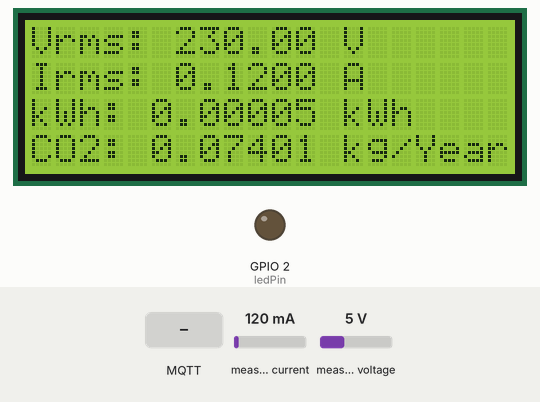
Simulated run of this sketch. Board: ESP32. Shown: 20×4 character LCD, output pins drawn as LEDs (lit = HIGH). Inputs (shaded band) come from the test bench; at power-on: measured current 120 mA, measured voltage 5 V. WiFi joins after 1.5 s; servers stay silent unless stated; the local clock reads 2024-03-15 10:24:30 at power-on unless the sketch sets it; EEPROM starts erased; no MQTT or app messages arrive unless stated; what the sketch prints to the serial monitor is not drawn.

Above: at 7.7 s.
7.8 s: MQTT message "1" arrives on the first subscribed topic
At 12.6 s:
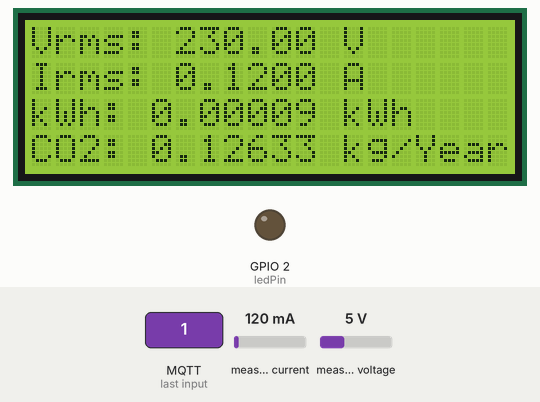
18.6 s: measured current set to 40 mA
At 22.7 s:
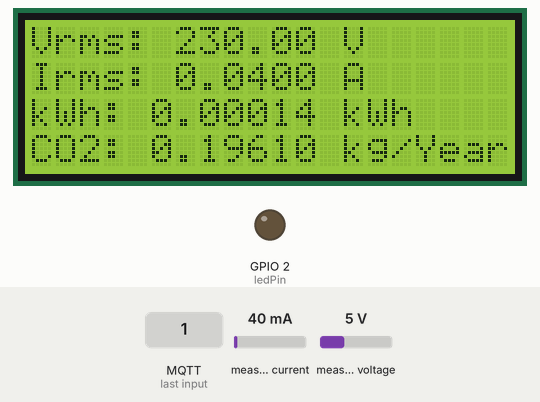
28.6 s: measured voltage set to 0.3 V
At 32.7 s:
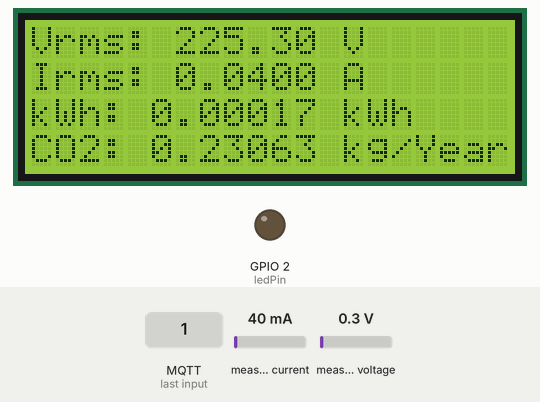
38.6 s: MQTT message "on" arrives on the first subscribed topic
At 47.6 s:
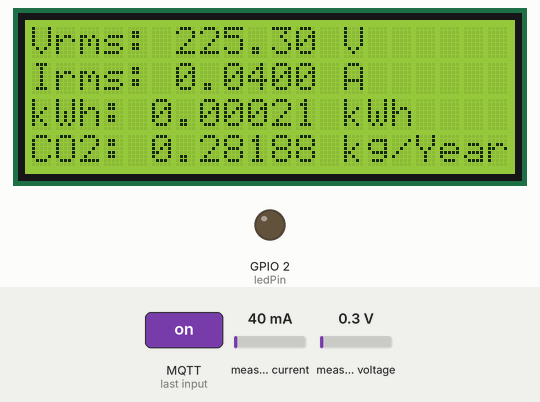
48.6 s: measured current set to 500 mA
At 52.7 s:
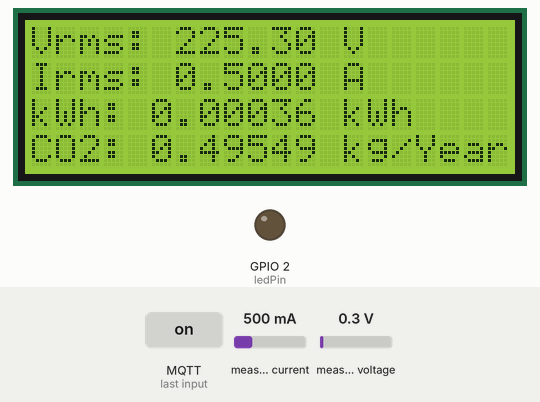
58.6 s: MQTT message "off" arrives on the first subscribed topic
At 62.7 s:
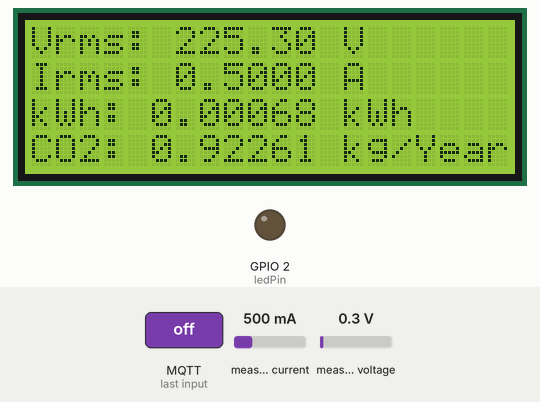
Timing chart, 0 to 64.2 s (numbered marks = the images above; inputs shaded):
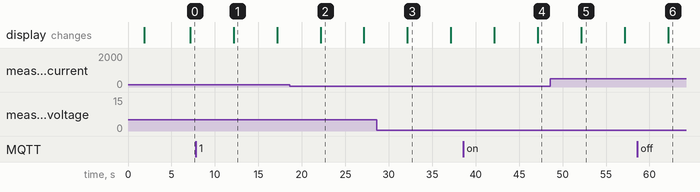

Measured:
- what the display in image 1 shows lasts 5.0 s, from 12.1 s to 17.1 s

The sketch:

kode_esp.ino
```cpp
// Define Blynk template ID, name, and auth token
#define BLYNK_TEMPLATE_ID "TMPL6cfzxkgHU"
#define BLYNK_TEMPLATE_NAME "Proyek Akhir"
#define BLYNK_AUTH_TOKEN "8M-vmzjXZwOeFVfgWry9Uf1BApmrdwTM"
#define BLYNK_PRINT Serial

// MQTT configuration
#define mqtt_server "broker.hivemq.com"
#define mqtt_port 8884
#define mqtt_topic "smart-meter/output"

// Include necessary libraries
#include "EmonLib.h"
#include <EEPROM.h>
#include <WiFi.h>
#include <WiFiClient.h>
#include <BlynkSimpleEsp32.h>
#include <Wire.h>
#include <LiquidCrystal_I2C.h>
#include <PubSubClient.h>
#include "freertos/semphr.h"
#include "time.h"

// Initialize LCD and mutex
LiquidCrystal_I2C lcd(0x27, 20, 4);
SemaphoreHandle_t xMutex;

// Calibration values
const float vCalibration = 51.0;
const float currCalibration = 0.07;

// WiFi credentials
char ssid[] = "JKTMATH-2.4G";
char pass[] = "bintang123";
uint32_t lastPublish = 0;

// NTP server configuration
const long  gmtOffset_sec = 25200;
const int   daylightOffset_sec = 0;
const char* ntpServer = "asia.pool.ntp.org";

// Energy monitoring
EnergyMonitor emon;

// Blynk timer
BlynkTimer timer;

// Energy variables
float kWh = 0.0;
unsigned long lastMillis = millis();

// EEPROM addresses
const int addrVrms = 0;
const int addrIrms = 4;
const int addrPower = 8;
const int addrKWh = 12;

void sendEnergyDataToBlynk();
void readEnergyDataFromEEPROM();
void saveEnergyDataToEEPROM();

// LED Pin
const int ledPin = LED_BUILTIN;

// WiFi and MQTT clients
WiFiClient wifiClient;
PubSubClient mqttClient(wifiClient);
bool isReconnecting = false;

void setup()
{
  // Start serial communication
  Serial.begin(115200);

  // Initialize Blynk
  Blynk.begin(BLYNK_AUTH_TOKEN, ssid, pass);

  // Set up MQTT server and callback
  mqttClient.setServer(mqtt_server, mqtt_port);
  mqttClient.setCallback(callback);

  // Initialize time synchronization
  configTime(gmtOffset_sec, daylightOffset_sec, ntpServer);

  // Create mutex
  xMutex = xSemaphoreCreateMutex();

  // Initialize LCD
  lcd.init();
  lcd.backlight();

  // Initialize EEPROM
  EEPROM.begin(32);

  // Read energy data from EEPROM
  readEnergyDataFromEEPROM();

  // Initialize energy monitor
  emon.voltage(35, vCalibration, 1.7);
  emon.current(34, currCalibration);

  // Set up Blynk timer interval
  timer.setInterval(5000L, sendEnergyDataToBlynk);

  // Delay for stability
  delay(1000);

  // Set up LED pin
  pinMode(ledPin, OUTPUT);
}

void loop()
{
  // Run Blynk and timer
  Blynk.run();
  timer.run();

  // Create and run MQTT task on a separate core
  xTaskCreatePinnedToCore(
    mqttTask,           // Function to execute
    "MQTT_Task",        // Task name
    8192,               // Stack size
    NULL,               // Parameters to pass to the function
    1,                  // Priority (1 is lower than loop())
    NULL,               // Task handle
    1             // Run on the second core
  );

  // Reconnect to MQTT if necessary
  if (!mqttClient.connected() && !isReconnecting) {
    isReconnecting = true;
    reconnect();
  }

  mqttClient.loop();

  // Publish message to MQTT Topic every 50 seconds
  if (millis() - lastPublish >= 50000 && mqttClient.connected()) {
    lastPublish = millis();
    mqttClient.publish(mqtt_topic, "Using electricity from lamp.");
    printLocalTime();
    Serial.println("\tPublished message to MQTT Topic");
  }
}

// Print local time
void printLocalTime()
{
  struct tm timeinfo;
  if(!getLocalTime(&timeinfo)){
    Serial.println("Failed to obtain time");
    return;
  }
  Serial.print(&timeinfo, "%H:%M:%S");
}

// MQTT task
void mqttTask(void *pvParameters) {
  (void)pvParameters;

  while (true) {
    // Handle MQTT events
    if (!mqttClient.connected() && !isReconnecting) {
      isReconnecting = true;
      reconnect();
    }
    mqttClient.loop();

    // Sleep for a short duration to allow other tasks to run
    vTaskDelay(100 / portTICK_PERIOD_MS);
  }
}

// Send energy data to Blynk
void sendEnergyDataToBlynk()
{
  if(xSemaphoreTake(xMutex, portMAX_DELAY)) {
    printLocalTime();
    Serial.println("\tMutex taken");
    emon.calcVI(20, 2000);

    // Calculation for kWh
    unsigned long currentMillis = millis();
    kWh += emon.apparentPower * (currentMillis - lastMillis) / 3600000000.0;
    lastMillis = currentMillis;

    printLocalTime();
    Serial.printf("\tVrms: %.2fV\tIrms: %.4fA\tPower: %.4fW\tkWh: %.5fkWh\n",
                  emon.Vrms, emon.Irms, emon.apparentPower, kWh);

    saveEnergyDataToEEPROM();

    // Write to Blynk
    Blynk.virtualWrite(V0, emon.Vrms);
    Blynk.virtualWrite(V1, emon.Irms);
    Blynk.virtualWrite(V2, emon.apparentPower);
    Blynk.virtualWrite(V3, kWh);

    // Initialize for Carbon Footprint
    int hoursPerDay = 6; // Average usage per lamp is 6 hours
    const float CO2_PER_KWH = 623.28; // Carbon intensity in g of CO2 per kWh in Indonesia
    int daysPerYear = 365; // 365 days

    // Calculation for Carbon Footprint
    float dailyUsage = kWh * hoursPerDay;
    float dailyCarbonFootprint = dailyUsage * CO2_PER_KWH;
    float yearlyCarbonFootprint = dailyCarbonFootprint * daysPerYear;
    float totalCarbonFt = yearlyCarbonFootprint / 1000.0;

    printLocalTime();
    Serial.printf("\tCarbon Footprint: %.5fkg/Year\n", totalCarbonFt);
    Blynk.virtualWrite(V4, totalCarbonFt);

    // Write to LCD Display
    lcd.clear();
    lcd.setCursor(0, 0);
    lcd.print("Vrms: ");
    lcd.print(emon.Vrms, 2);
    lcd.print(" V");

    lcd.setCursor(0, 1);
    lcd.print("Irms: ");
    lcd.print(emon.Irms, 4);
    lcd.print(" A");

    lcd.setCursor(0, 2);
    lcd.print("kWh: ");
    lcd.print(kWh, 5);
    lcd.print(" kWh");

    lcd.setCursor(0, 3);
    lcd.print("CO2: ");
    lcd.print(totalCarbonFt, 5);
    lcd.print(" kg/Year");

    // Write and Alert with LED BUILTIN
    if (totalCarbonFt > 18) {
      digitalWrite(ledPin, HIGH);
      printLocalTime();
      Serial.println("\tALERT! YOU HAVE CONSUMED TOO MUCH ELECTRICITY");
    } else {
      digitalWrite(ledPin, LOW);
      printLocalTime();
      Serial.println("\tYou're still using SAFE amount of electricity");
    }

    xSemaphoreGive(xMutex);
    printLocalTime();
    Serial.println("\tMutex given");
    Serial.println("---------------------------------");
  }
}

// Read energy data from EEPROM
void readEnergyDataFromEEPROM()
{
  EEPROM.get(addrKWh, kWh);

  if (isnan(kWh)) {
    kWh = 0.0;
    saveEnergyDataToEEPROM();
  }
}

// Save energy data to EEPROM
void saveEnergyDataToEEPROM()
{
  EEPROM.put(addrKWh, kWh);
  EEPROM.commit();
}

// MQTT callback function
void callback(char* topic, byte* payload, unsigned int length) {
  Serial.print("Message arrived on topic: ");
  Serial.print(topic);
  Serial.print(". Message: ");
  String messageTemp;

  for (int i = 0; i < length; i++) {
    Serial.print((char)payload[i]);
    messageTemp += (char)payload[i];
  }
  Serial.println();
}

// Reconnect to MQTT
void reconnect() {
  if (!mqttClient.connected()) {
    Serial.println("Attempting MQTT connection...");
    if (mqttClient.connect("ESP32Client - B9")) {
      Serial.println("MQTT Connected!");
      mqttClient.subscribe(mqtt_topic);
      Serial.println("Subscribed to MQTT Topic");
      isReconnecting = false;
    } else {
      Serial.print("Failed, rc=");
      Serial.print(mqttClient.state());
      Serial.println(" Retrying in 5 seconds...");
      delay(5000);
    }
  }
}
```
